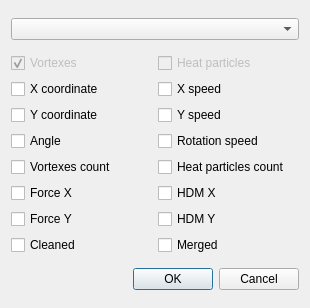
<?xml version="1.0" encoding="UTF-8"?>
<ui version="4.0">
 <class>ValuesDialog</class>
 <widget class="QDialog" name="ValuesDialog">
  <property name="geometry">
   <rect>
    <x>0</x>
    <y>0</y>
    <width>310</width>
    <height>308</height>
   </rect>
  </property>
  <property name="minimumSize">
   <size>
    <width>0</width>
    <height>0</height>
   </size>
  </property>
  <property name="maximumSize">
   <size>
    <width>310</width>
    <height>308</height>
   </size>
  </property>
  <property name="windowTitle">
   <string>Values to save</string>
  </property>
  <property name="locale">
   <locale language="English" country="UnitedStates"/>
  </property>
  <property name="sizeGripEnabled">
   <bool>false</bool>
  </property>
  <layout class="QVBoxLayout" name="verticalLayout">
   <item>
    <widget class="QComboBox" name="PresetComboBox"/>
   </item>
   <item>
    <layout class="QGridLayout" name="gridLayout">
     <item row="1" column="0">
      <widget class="QCheckBox" name="checkBox">
       <property name="text">
        <string>X coordinate</string>
       </property>
      </widget>
     </item>
     <item row="2" column="0">
      <widget class="QCheckBox" name="checkBox_2">
       <property name="text">
        <string>Y coordinate</string>
       </property>
      </widget>
     </item>
     <item row="2" column="1">
      <widget class="QCheckBox" name="checkBox_5">
       <property name="text">
        <string>Y speed</string>
       </property>
      </widget>
     </item>
     <item row="3" column="0">
      <widget class="QCheckBox" name="checkBox_3">
       <property name="text">
        <string>Angle</string>
       </property>
      </widget>
     </item>
     <item row="3" column="1">
      <widget class="QCheckBox" name="checkBox_6">
       <property name="text">
        <string>Rotation speed</string>
       </property>
      </widget>
     </item>
     <item row="4" column="0">
      <widget class="QCheckBox" name="checkBox_11">
       <property name="text">
        <string>Vortexes count</string>
       </property>
      </widget>
     </item>
     <item row="4" column="1">
      <widget class="QCheckBox" name="checkBox_12">
       <property name="text">
        <string>Heat particles count</string>
       </property>
      </widget>
     </item>
     <item row="5" column="0">
      <widget class="QCheckBox" name="checkBox_7">
       <property name="text">
        <string>Force X</string>
       </property>
      </widget>
     </item>
     <item row="6" column="1">
      <widget class="QCheckBox" name="checkBox_9">
       <property name="text">
        <string>HDM Y</string>
       </property>
      </widget>
     </item>
     <item row="6" column="0">
      <widget class="QCheckBox" name="checkBox_10">
       <property name="text">
        <string>Force Y</string>
       </property>
      </widget>
     </item>
     <item row="5" column="1">
      <widget class="QCheckBox" name="checkBox_8">
       <property name="text">
        <string>HDM X</string>
       </property>
      </widget>
     </item>
     <item row="7" column="0">
      <widget class="QCheckBox" name="checkBox_13">
       <property name="text">
        <string>Cleaned</string>
       </property>
      </widget>
     </item>
     <item row="7" column="1">
      <widget class="QCheckBox" name="checkBox_14">
       <property name="text">
        <string>Merged</string>
       </property>
      </widget>
     </item>
     <item row="0" column="0">
      <widget class="QCheckBox" name="checkBox_15">
       <property name="enabled">
        <bool>false</bool>
       </property>
       <property name="text">
        <string>Vortexes</string>
       </property>
       <property name="checkable">
        <bool>true</bool>
       </property>
       <property name="checked">
        <bool>true</bool>
       </property>
      </widget>
     </item>
     <item row="0" column="1">
      <widget class="QCheckBox" name="checkBox_16">
       <property name="enabled">
        <bool>false</bool>
       </property>
       <property name="text">
        <string>Heat particles</string>
       </property>
      </widget>
     </item>
     <item row="1" column="1">
      <widget class="QCheckBox" name="checkBox_4">
       <property name="text">
        <string>X speed</string>
       </property>
      </widget>
     </item>
    </layout>
   </item>
   <item>
    <widget class="QDialogButtonBox" name="buttonBox">
     <property name="locale">
      <locale language="English" country="UnitedStates"/>
     </property>
     <property name="standardButtons">
      <set>QDialogButtonBox::Cancel|QDialogButtonBox::Ok</set>
     </property>
    </widget>
   </item>
  </layout>
 </widget>
 <resources/>
 <connections/>
</ui>
